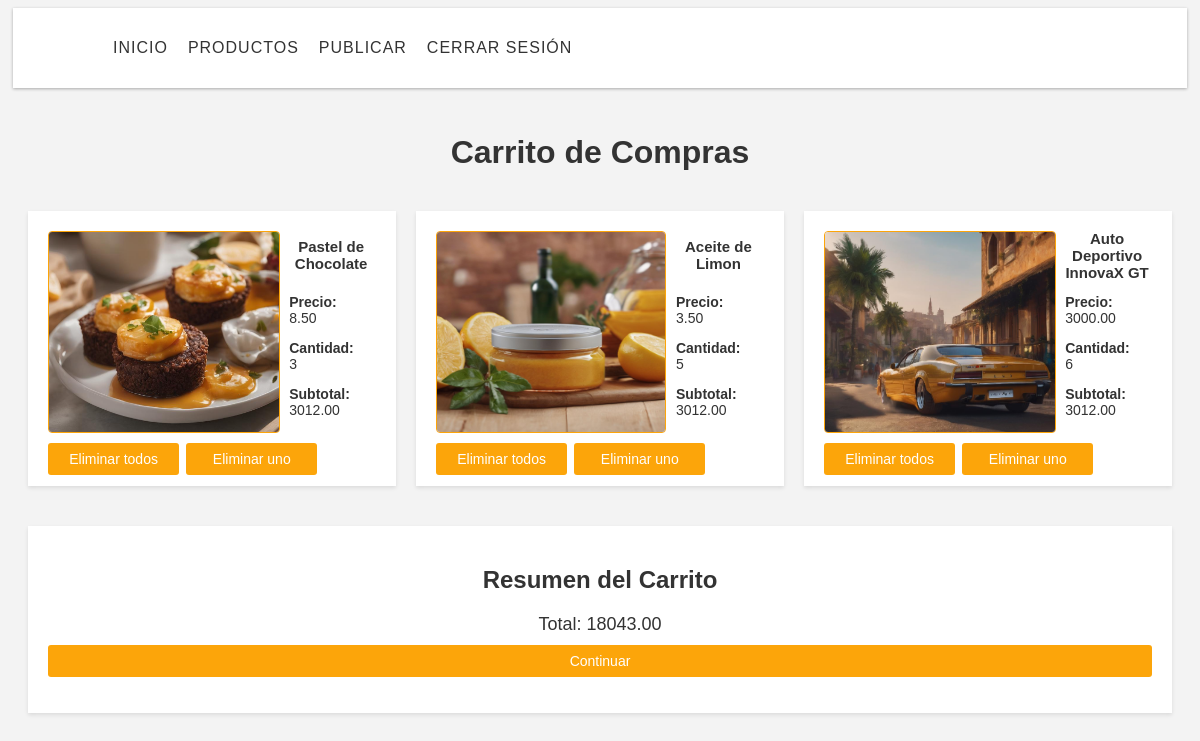
The page /ver_carrito/ (signed in) on the database its author committed.
### tienda/models.py (models this page shows)
class ItemCarrito(models.Model):
    carrito = models.ForeignKey(Carrito, on_delete=models.CASCADE)
    producto = models.ForeignKey(Article, on_delete=models.CASCADE)
    cantidad = models.IntegerField(default=1)
    def get_producto(self):
        return self.producto

class Article(models.Model):
    title = models.CharField(max_length=150, verbose_name='Titulo')
    content = models.CharField(max_length=1000, verbose_name='Contenido')
    image = models.ImageField(default=None, verbose_name="Imagen", upload_to='articles')
    user = models.ForeignKey(User, verbose_name='Usuario', default=None, on_delete=models.CASCADE)
    categories = models.ForeignKey(Category, default=None, null=True, blank=True, verbose_name="Categorias", related_name="Articulos", on_delete=models.CASCADE)
    precio = models.DecimalField(max_digits=10, decimal_places=2, default=0)

### tienda/views.py (the view)
# urls.py: path('ver_carrito/', views.ver_carrito, name='ver_carrito'),
def ver_carrito(request):
    if request.user.is_authenticated:
        carrito_usuario, created = Carrito.objects.get_or_create(usuario=request.user)
        contador_notificaciones = carrito_usuario.contador_notificaciones
    else:
        contador_notificaciones = None
    try:
        carrito_usuario = Carrito.objects.get(usuario=request.user)
    except Carrito.DoesNotExist:
        carrito_usuario = Carrito.objects.create(usuario=request.user)
    items = carrito_usuario.itemcarrito_set.all()
    total = sum(item.cantidad * item.producto.precio for item in items)
    articulos = [item.get_producto() for item in items]  # Obtener las instancias de los artículos
    subtotal = sum(item.producto.precio for item in items)
    context = {
        'items': items,
        'total': total,
        'carrito_usuario': carrito_usuario,
        'articulos': articulos,
        'contador_notificaciones': contador_notificaciones,
        'subtotal': subtotal,
    }
    return render(request, 'carrito/ver_carrito.html', context)

### tienda/context_processors.py (called while the page is built)
def limpiar_mensajes_antiguos(mensajes_anteriores, limite=10):
    if len(mensajes_anteriores) > limite:
        mensajes_anteriores = mensajes_anteriores[-limite:]
    return mensajes_anteriores

### tienda/templates/carrito/ver_carrito.html (shortened to what this page needs)
{% load static %}
<link rel="stylesheet" type="text/css" href="{% static 'css/styles-carrito.css' %}" />
{% include 'productos/header.html' %}
<div class="container">
  <h1>Carrito de Compras</h1>
  <div class="cart-items">
    {% for item in items %}
      <div class="cart-item">
        <div class="cart-item-content-up">
          <img src="{{ item.get_producto.image.url }}" alt="Product Image" width="200" height="200">
          <div class="cart-item-details">
            <div class="cart-item-title">
              <h2>{{ item.producto.title }}</h2>
            </div>
            <div class="cart-item-price">
              <p><strong>Precio:</strong> <br> {{ item.producto.precio }}</p>
            </div>
            <div class="cart-item-quantity">
              <p><strong>Cantidad:</strong> <br> {{ item.cantidad }}</p>
            </div>
            <div class="cart-item-subtotal">
              <p><strong>Subtotal:</strong>  <br> {{ subtotal }}</p>
            </div>
          </div>
        </div>
        <div class="cart-item-content-down">
          <div class="cart-item-button-all">
            <form action="{% url 'eliminar_del_carrito' item.producto.id %}" method="post" class="delete-form">
              <button type="submit" class="delete-button">Eliminar todos</button>
            </form>
          </div>
          <div class="cart-item-button-one">
            <form action="{% url 'eliminar_un_producto' item.producto.id %}" method="post" class="delete-form">
              <button type="submit" class="delete-button">Eliminar uno</button>
            </form>
          </div>
        </div>
      </div>
    {% empty %}
      <p class="empty-cart-message">No hay elementos en el carrito</p>
    {% endfor %}
  </div>
  <div class="cart-summary">
    <h2>Resumen del Carrito</h2>
    <p>Total: {{ total }}</p>
    <form action="{% url 'carrito-final' %}" method="post" class="delete-form">
      <button type="submit" class="delete-button">Continuar</button>
    </form>
  </div>
</div>

### sitioproductos/tienda/templates/productos/header.html (shortened to what this page needs)
{% load static %}
    <link rel="stylesheet" type="text/css" href="{% static 'css/styles-header.css' %}" />
<html>
    <body>
        <header id="header">
            <div class="container__header">
                {% if user.email %}
                    <div class="container__nav">
                        <nav id="nav">
                            <ul>
                                <li><a href="#" class="select">INICIO</a></li>
                                <li><a href={% url 'list_articles' %} class="select">PRODUCTOS</a></li>
                                <li><a href={% url 'publicar' %} class="select">PUBLICAR</a></li>
                                <li><a href={% url 'logout' %} class="select">Cerrar Sesión</a></li>
                            </ul>
                        </nav>
                    </div>
                {% endif %}
            </div>
        </header>
    </body>
</html>

### tienda/static/css/styles-carrito.css (style rules this page uses)
body { font-family: Arial, sans-serif; background-color: #f3f3f3; color: #333; }
.container { max-width: 1200px; margin: 0 auto; padding: 20px; }
h1 { text-align: center; margin-bottom: 40px; }
.cart-items { display: grid; grid-template-columns: repeat(auto-fill, minmax(300px, 1fr)); grid-gap: 20px; width: 100%; }
.cart-item { background-color: #fff; padding: 20px; box-shadow: 0 2px 4px rgba(0, 0, 0, 0.1); }
.cart-item-content-up { margin-right: 20px; display: flex; width: 100%; height: 100%; align-items: flex-start; max-height: 200px; }
.cart-item-content-up img { width: 70%; height: 200px; border-radius: 4px; border: 1px solid #fca50a;; }
.cart-item-details { width: 30%; height: 100%; margin: 0; display: flex; flex-direction: column; }
.cart-item-title { width: 96.5%; height: 24%; text-align: center; margin-top: 0; display: flex; align-items: center; justify-content: center; margin-bottom: 12px; margin-left: 5px; }
.cart-item-title h2 { font-size: 15px; text-align: center; }
.cart-item-price { margin-top: 3px; font-size: 14px; width: 96.5%; height: 24%; margin-left: 10%; }
.cart-item-quantity, .cart-item-subtotal { font-size: 14px; width: 96.5%; height: 24%; margin-left: 10%; }
.cart-item-price p, .cart-item-quantity p, .cart-item-subtotal p { font-size: 14px; width: 100%; height: 100%; margin: 0; }
.cart-item-content-down { display: flex; max-height: 35px; }
.cart-item-button-all { width: 40%; margin-top: 12px; }
.cart-item-button-one { width: 40%; margin-left: 7px; margin-top: 12px; }
.delete-button { background-color: #fca50a; color: #fff; padding: 8px; border-radius: 3px; font-size: 14px; cursor: pointer; transition: background-color 0.3s ease; width: 100%; border: none; }
.cart-summary { background-color: #fff; padding: 20px; margin-top: 40px; box-shadow: 0 2px 4px rgba(0, 0, 0, 0.1); text-align: center; }
.cart-summary h2 { margin-bottom: 20px; }
.cart-summary p { font-size: 18px; margin-bottom: 10px; }

### tienda/static/css/styles-header.css (style rules this page uses)
#header { background-color: #fff; box-shadow: 0px 1px 3px rgba(0,0,0,0.3); height: 80px; display: flex; justify-content: center; align-items: center; margin: 5px; }
.container__header { margin: 10px; width: 100%; max-width: 1200px; display: flex; justify-content: space-between; align-items: center; padding: 0 20px; list-style: none; }
.container__nav { display: flex; align-items: center; }
#nav { margin-left: 20px; }
#nav ul { list-style: none; display: flex; align-items: center; }
#nav ul li { margin: 0 10px; }
#nav ul li a { text-decoration: none; font-size: 16px; color: #333; text-transform: uppercase; letter-spacing: 1px; transition: all 0.2s ease-in-out; }
li { list-style-type: none; }

### rows shown on the page
ItemCarrito: get_producto.image (picture), producto "Pastel de Chocolate", producto.precio "8.50", cantidad "3", subtotal "3012.00"
ItemCarrito: get_producto.image (picture), producto "Aceite de Limon", producto.precio "3.50", cantidad "5", subtotal "3012.00"
ItemCarrito: get_producto.image (picture), producto "Auto Deportivo InnovaX GT", producto.precio "3000.00", cantidad "6", subtotal "3012.00"

### other values the page prints
{{ total }} "18043.00"
